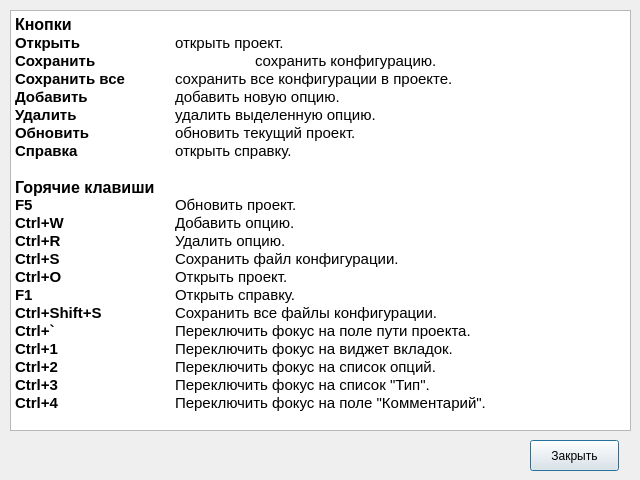
<?xml version="1.0" encoding="UTF-8"?>
<ui version="4.0">
 <class>HelpWindow</class>
 <widget class="QDialog" name="HelpWindow">
  <property name="geometry">
   <rect>
    <x>0</x>
    <y>0</y>
    <width>640</width>
    <height>480</height>
   </rect>
  </property>
  <property name="windowTitle">
   <string>Справка</string>
  </property>
  <widget class="QTextEdit" name="textEdit">
   <property name="geometry">
    <rect>
     <x>10</x>
     <y>10</y>
     <width>621</width>
     <height>421</height>
    </rect>
   </property>
   <property name="readOnly">
    <bool>true</bool>
   </property>
   <property name="html">
    <string>&lt;!DOCTYPE HTML PUBLIC &quot;-//W3C//DTD HTML 4.0//EN&quot; &quot;http://www.w3.org/TR/REC-html40/strict.dtd&quot;&gt;
&lt;html&gt;&lt;head&gt;&lt;meta name=&quot;qrichtext&quot; content=&quot;1&quot; /&gt;&lt;style type=&quot;text/css&quot;&gt;
p, li { white-space: pre-wrap; }
&lt;/style&gt;&lt;/head&gt;&lt;body style=&quot; font-family:'Ubuntu'; font-size:11pt; font-weight:400; font-style:normal;&quot;&gt;
&lt;p style=&quot; margin-top:0px; margin-bottom:0px; margin-left:0px; margin-right:0px; -qt-block-indent:0; text-indent:0px;&quot;&gt;&lt;span style=&quot; font-family:'Ubuntu'; font-size:12pt; font-weight:600;&quot;&gt;Кнопки&lt;/span&gt;&lt;/p&gt;
&lt;p style=&quot; margin-top:0px; margin-bottom:0px; margin-left:0px; margin-right:0px; -qt-block-indent:0; text-indent:0px;&quot;&gt;&lt;span style=&quot; font-family:'Ubuntu'; font-weight:600;&quot;&gt;Открыть	&lt;/span&gt;&lt;span style=&quot; font-family:'Ubuntu';&quot;&gt;	открыть проект.&lt;/span&gt;&lt;/p&gt;
&lt;p style=&quot; margin-top:0px; margin-bottom:0px; margin-left:0px; margin-right:0px; -qt-block-indent:0; text-indent:0px;&quot;&gt;&lt;span style=&quot; font-family:'Ubuntu'; font-weight:600;&quot;&gt;Сохранить	&lt;/span&gt;&lt;span style=&quot; font-family:'Ubuntu';&quot;&gt;	сохранить конфигурацию.&lt;/span&gt;&lt;/p&gt;
&lt;p style=&quot; margin-top:0px; margin-bottom:0px; margin-left:0px; margin-right:0px; -qt-block-indent:0; text-indent:0px;&quot;&gt;&lt;span style=&quot; font-family:'Ubuntu'; font-weight:600;&quot;&gt;Сохранить все&lt;/span&gt;&lt;span style=&quot; font-family:'Ubuntu';&quot;&gt;	сохранить все конфигурации в проекте.&lt;/span&gt;&lt;/p&gt;
&lt;p style=&quot; margin-top:0px; margin-bottom:0px; margin-left:0px; margin-right:0px; -qt-block-indent:0; text-indent:0px;&quot;&gt;&lt;span style=&quot; font-family:'Ubuntu'; font-weight:600;&quot;&gt;Добавить	&lt;/span&gt;&lt;span style=&quot; font-family:'Ubuntu';&quot;&gt;	добавить новую опцию.&lt;/span&gt;&lt;/p&gt;
&lt;p style=&quot; margin-top:0px; margin-bottom:0px; margin-left:0px; margin-right:0px; -qt-block-indent:0; text-indent:0px;&quot;&gt;&lt;span style=&quot; font-family:'Ubuntu'; font-weight:600;&quot;&gt;Удалить&lt;/span&gt;&lt;span style=&quot; font-family:'Ubuntu';&quot;&gt;		удалить выделенную опцию.&lt;/span&gt;&lt;/p&gt;
&lt;p style=&quot; margin-top:0px; margin-bottom:0px; margin-left:0px; margin-right:0px; -qt-block-indent:0; text-indent:0px;&quot;&gt;&lt;span style=&quot; font-family:'Ubuntu'; font-weight:600;&quot;&gt;Обновить&lt;/span&gt;&lt;span style=&quot; font-family:'Ubuntu';&quot;&gt;		обновить текущий проект.&lt;/span&gt;&lt;/p&gt;
&lt;p style=&quot; margin-top:0px; margin-bottom:0px; margin-left:0px; margin-right:0px; -qt-block-indent:0; text-indent:0px;&quot;&gt;&lt;span style=&quot; font-family:'Ubuntu'; font-weight:600;&quot;&gt;Справка	&lt;/span&gt;&lt;span style=&quot; font-family:'Ubuntu';&quot;&gt;	открыть справку.&lt;/span&gt;&lt;/p&gt;
&lt;p style=&quot;-qt-paragraph-type:empty; margin-top:0px; margin-bottom:0px; margin-left:0px; margin-right:0px; -qt-block-indent:0; text-indent:0px; font-family:'Ubuntu';&quot;&gt;&lt;br /&gt;&lt;/p&gt;
&lt;p style=&quot; margin-top:0px; margin-bottom:0px; margin-left:0px; margin-right:0px; -qt-block-indent:0; text-indent:0px;&quot;&gt;&lt;span style=&quot; font-family:'Ubuntu'; font-size:12pt; font-weight:600;&quot;&gt;Горячие клавиши&lt;/span&gt;&lt;span style=&quot; font-family:'Ubuntu';&quot;&gt;&lt;br /&gt;&lt;/span&gt;&lt;span style=&quot; font-family:'Ubuntu'; font-weight:600;&quot;&gt;F5&lt;/span&gt;&lt;span style=&quot; font-family:'Ubuntu';&quot;&gt;		Обновить проект.&lt;/span&gt;&lt;/p&gt;
&lt;p style=&quot; margin-top:0px; margin-bottom:0px; margin-left:0px; margin-right:0px; -qt-block-indent:0; text-indent:0px;&quot;&gt;&lt;span style=&quot; font-family:'Ubuntu'; font-weight:600;&quot;&gt;Ctrl+W		&lt;/span&gt;&lt;span style=&quot; font-family:'Ubuntu';&quot;&gt;Добавить опцию.&lt;/span&gt;&lt;/p&gt;
&lt;p style=&quot; margin-top:0px; margin-bottom:0px; margin-left:0px; margin-right:0px; -qt-block-indent:0; text-indent:0px;&quot;&gt;&lt;span style=&quot; font-family:'Ubuntu'; font-weight:600;&quot;&gt;Ctrl+R&lt;/span&gt;&lt;span style=&quot; font-family:'Ubuntu';&quot;&gt;		Удалить опцию.&lt;/span&gt;&lt;/p&gt;
&lt;p style=&quot; margin-top:0px; margin-bottom:0px; margin-left:0px; margin-right:0px; -qt-block-indent:0; text-indent:0px;&quot;&gt;&lt;span style=&quot; font-family:'Ubuntu'; font-weight:600;&quot;&gt;Ctrl+S&lt;/span&gt;&lt;span style=&quot; font-family:'Ubuntu';&quot;&gt;		Сохранить файл конфигурации.&lt;/span&gt;&lt;/p&gt;
&lt;p style=&quot; margin-top:0px; margin-bottom:0px; margin-left:0px; margin-right:0px; -qt-block-indent:0; text-indent:0px;&quot;&gt;&lt;span style=&quot; font-family:'Ubuntu'; font-weight:600;&quot;&gt;Ctrl+O&lt;/span&gt;&lt;span style=&quot; font-family:'Ubuntu';&quot;&gt;		Открыть проект.&lt;/span&gt;&lt;/p&gt;
&lt;p style=&quot; margin-top:0px; margin-bottom:0px; margin-left:0px; margin-right:0px; -qt-block-indent:0; text-indent:0px;&quot;&gt;&lt;span style=&quot; font-family:'Ubuntu'; font-weight:600;&quot;&gt;F1		&lt;/span&gt;&lt;span style=&quot; font-family:'Ubuntu';&quot;&gt;Открыть справку.&lt;/span&gt;&lt;/p&gt;
&lt;p style=&quot; margin-top:0px; margin-bottom:0px; margin-left:0px; margin-right:0px; -qt-block-indent:0; text-indent:0px;&quot;&gt;&lt;span style=&quot; font-family:'Ubuntu'; font-weight:600;&quot;&gt;Ctrl+Shift+S	&lt;/span&gt;&lt;span style=&quot; font-family:'Ubuntu';&quot;&gt;Сохранить все файлы конфигурации.&lt;/span&gt;&lt;/p&gt;
&lt;p style=&quot; margin-top:0px; margin-bottom:0px; margin-left:0px; margin-right:0px; -qt-block-indent:0; text-indent:0px;&quot;&gt;&lt;span style=&quot; font-family:'Ubuntu'; font-weight:600;&quot;&gt;Ctrl+`		&lt;/span&gt;&lt;span style=&quot; font-family:'Ubuntu';&quot;&gt;Переключить фокус на поле пути проекта.&lt;/span&gt;&lt;/p&gt;
&lt;p style=&quot; margin-top:0px; margin-bottom:0px; margin-left:0px; margin-right:0px; -qt-block-indent:0; text-indent:0px;&quot;&gt;&lt;span style=&quot; font-family:'Ubuntu'; font-weight:600;&quot;&gt;Ctrl+1&lt;/span&gt;&lt;span style=&quot; font-family:'Ubuntu';&quot;&gt;		Переключить фокус на виджет вкладок.&lt;/span&gt;&lt;/p&gt;
&lt;p style=&quot; margin-top:0px; margin-bottom:0px; margin-left:0px; margin-right:0px; -qt-block-indent:0; text-indent:0px;&quot;&gt;&lt;span style=&quot; font-family:'Ubuntu'; font-weight:600;&quot;&gt;Ctrl+2&lt;/span&gt;&lt;span style=&quot; font-family:'Ubuntu';&quot;&gt;		Переключить фокус на список опций.&lt;/span&gt;&lt;/p&gt;
&lt;p style=&quot; margin-top:0px; margin-bottom:0px; margin-left:0px; margin-right:0px; -qt-block-indent:0; text-indent:0px;&quot;&gt;&lt;span style=&quot; font-family:'Ubuntu'; font-weight:600;&quot;&gt;Ctrl+3		&lt;/span&gt;&lt;span style=&quot; font-family:'Ubuntu';&quot;&gt;Переключить фокус на список &amp;quot;Тип&amp;quot;.&lt;/span&gt;&lt;/p&gt;
&lt;p style=&quot; margin-top:0px; margin-bottom:0px; margin-left:0px; margin-right:0px; -qt-block-indent:0; text-indent:0px;&quot;&gt;&lt;span style=&quot; font-family:'Ubuntu'; font-weight:600;&quot;&gt;Ctrl+4		&lt;/span&gt;&lt;span style=&quot; font-family:'Ubuntu';&quot;&gt;Переключить фокус на поле &amp;quot;Комментарий&amp;quot;.&lt;/span&gt;&lt;/p&gt;&lt;/body&gt;&lt;/html&gt;</string>
   </property>
  </widget>
  <widget class="QPushButton" name="pushButton">
   <property name="geometry">
    <rect>
     <x>530</x>
     <y>440</y>
     <width>89</width>
     <height>31</height>
    </rect>
   </property>
   <property name="text">
    <string>Закрыть</string>
   </property>
  </widget>
 </widget>
 <resources/>
 <connections/>
</ui>
